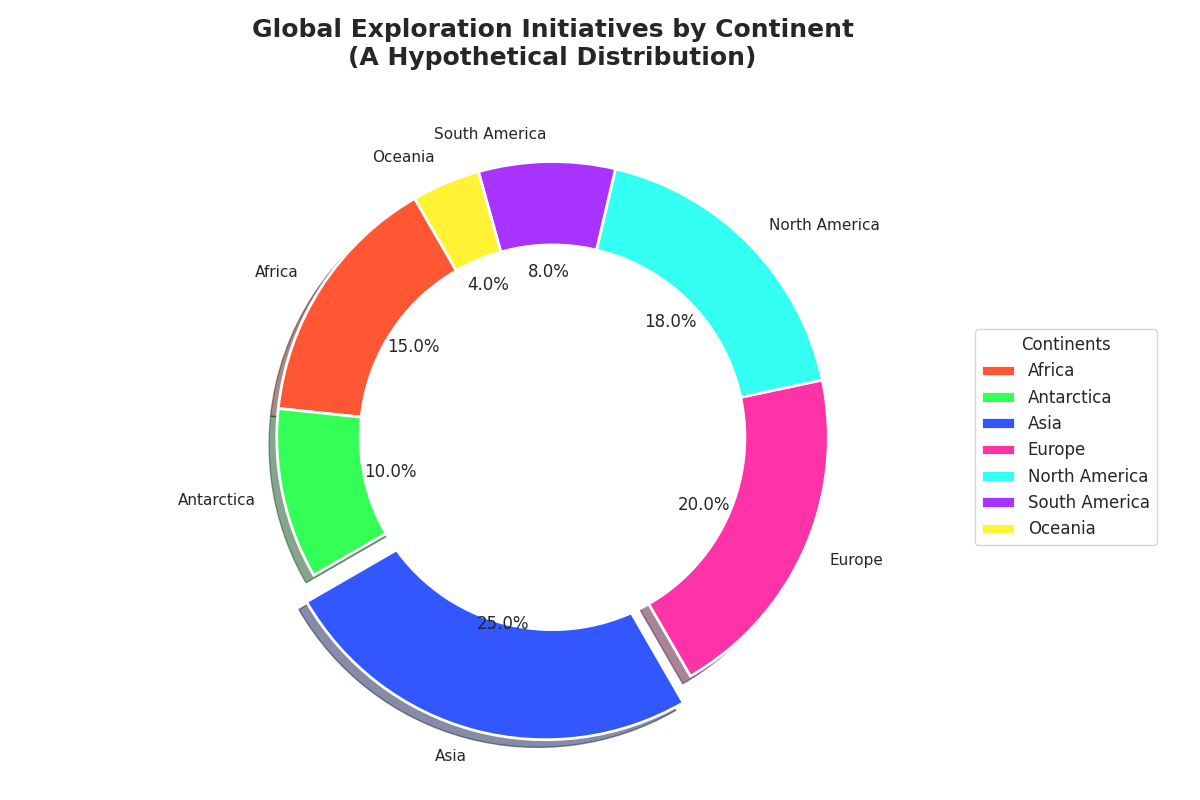

Reproduce this figure in Python.
import matplotlib.pyplot as plt

continents = ['Africa', 'Antarctica', 'Asia', 'Europe', 'North America', 'South America', 'Oceania']
initiatives_percentage = [15, 10, 25, 20, 18, 8, 4]
new_colors = ['#FF5733', '#33FF57', '#3357FF', '#FF33A8', '#33FFF3', '#A833FF', '#FFF333']

plt.figure(figsize=(12, 8))

explode = (0, 0, 0.1, 0, 0, 0, 0)
wedges, texts, autotexts = plt.pie(initiatives_percentage, labels=continents, autopct='%1.1f%%', startangle=120, colors=new_colors, shadow=True, explode=explode)

for w in wedges:
    w.set_linewidth(2)
    w.set_edgecolor('white')

plt.gca().add_artist(plt.Circle((0, 0), 0.70, color='white'))

plt.title('Global Exploration Initiatives by Continent\n(A Hypothetical Distribution)', fontsize=18, fontweight='bold', pad=20)
plt.legend(title="Continents", loc='center left', bbox_to_anchor=(1.1, 0.5), fontsize=12)

plt.tight_layout()
plt.show()
